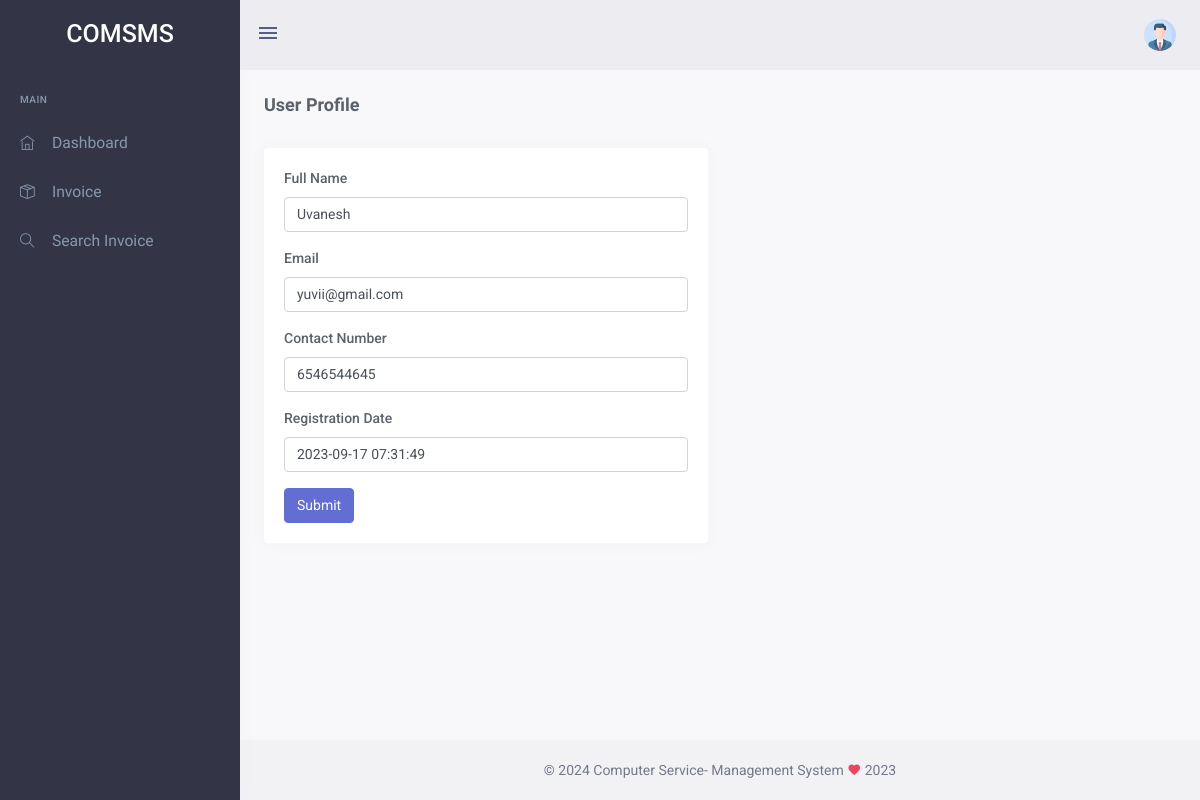
Screenshot of /comsms/user/profile.php (signed in) with the database file from the repository.
### tables this page shows
CREATE TABLE `tbluser` (
  `ID` int(10) NOT NULL,
  `FullName` varchar(20) DEFAULT NULL,
  `MobileNumber` bigint(10) DEFAULT NULL,
  `Email` varchar(30) DEFAULT NULL,
  `Password` varchar(200) DEFAULT NULL,
  `RegDate` timestamp NULL DEFAULT current_timestamp()
);

### comsms/user/profile.php (the view, shortened to what this page needs)
<?php
include('includes/dbconnection.php');
if (strlen($_SESSION['comsmsuid']==0)) {
  header('location:logout.php');
  } else{
  ?>
<!doctype html>
<html lang="en">
    <head>
     <?php include_once('includes/css.php'); ?>
    </head>
    <body data-sidebar="dark">
        <div id="layout-wrapper">
            <?php include_once('includes/header.php');?>
            <?php include_once('includes/sidebar.php');?>
            <div class="main-content">
                <div class="page-content">
                    <div class="container-fluid">
                        <div class="row align-items-center">
                            <div class="col-sm-6">
                                <div class="page-title-box">
                                    <h4 class="font-size-18">User Profile</h4>
                                                                   </div>
                            </div>
                        </div>
                        <div class="row">
                            <div class="col-lg-6">
                                <div class="card">
                                    <div class="card-body">
                                        <form class="custom-validation"  method="post">
                                            <?php
$uid=$_SESSION['comsmsuid'];
$ret=mysqli_query($con,"select * from tbluser where ID='$uid'");
while ($row=mysqli_fetch_array($ret)) {
?>
                                            <div class="form-group">
                                                <label>Full Name</label>
                                                <input type="text" class="form-control" name="fname" value="<?php  echo $row['FullName'];?>" required='true'>
                                            </div>
                                            <div class="form-group">
                                                <label>Email</label>
                                                <div>
                                                    <input type="email" class="form-control" name="email" value="<?php  echo $row['Email'];?>" readonly='true'>
                                                </div>
                                            </div>
                                            <div class="form-group">
                                                <label>Contact Number</label>
                                                <div>
                                                    <input type="text" class="form-control" name="mobilenumber" value="<?php  echo $row['MobileNumber'];?>" readonly='true' maxlength='10'>
                                                </div>
                                            </div>
                                            <div class="form-group">
                                                <label>Registration Date</label>
                                                <div>
                                                    <input type="text" class="form-control" name="" value="<?php  echo $row['RegDate'];?>" readonly="true">
                                                </div>
                                            </div>
                                         <?php } ?>
                                            <div class="form-group mb-0">
                                                <div>
                                                    <button type="submit" class="btn btn-primary waves-effect waves-light mr-1" name="submit">
                                                        Submit
                                                    </button>
                                                </div>
                                            </div>
                                        </form>
                                    </div>
                                </div>
                            </div>
                        </div>
                    </div>
                </div>
<?php include_once('includes/footer.php');?>
            </div>
        </div>
    </body>
</html>
<?php }  ?>

### rows the page displays
tbluser: fname "Uvanesh", email "yuvii@gmail.com", mobilenumber "6546544645", RegDate "2023-09-17 07:31:49"
